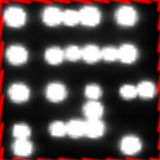
#> input picture Decoder/img/cutting/1/encode_image_encoder_id_1.png, 160 x 160 px; its folder holds only this picture in this run
$ python DOC_masking.py
#> lines starting #> are read from the running program, lines starting #| are printed output that depends on the picture; after the words box and inside, x2 and y2 are one past the last pixel; in counts of white or black regions, pixels touching at a corner belong together
#!/usr/bin/env python
#coding:utf-8

import cv2
import numpy as np
import os

################################

# k:符号器の数, relative_path:相対パス
def DOC_masking(k, relative_path, thre):
#> called with k = 5, relative_path = 'Decoder', thre = 90
    for iter in range(k):#符号器の数繰り返す
    #画像の読み出し
        index = iter + 1
        # 各画像を読みだしていく
        img = cv2.imread(relative_path + "/img/cutting/"+str(index)+"/encode_image_encoder_id_"+str(index)+".png",0)
#> img: shape (160, 160); min 0, max 255, mean 88

        # 画像ファイルが空かどうか判定
        if img is None:
            print("画像ファイルが空です")
            print(str(iter)+"台分の符号器を検出しました")
            break

        # 画像サイズ確認
        # height, width = img.shape[:2]
        # print(height, width)

        # 切り出し間隔 = 切り出し画像/10
        cutting_pitch = 20

        # 画像の重ね合わせ
        w=int(img.shape[0]/8)#img.shape[0]:画像の縦列
#> w = 20
        h=int(img.shape[1]/8)#img.shape[1]:画像の横列
#> h = 20

        img1 = img[w:8*w,h:8*h]#右下切り取り　1LED左上
        img2 = img[w:8*w,0:7*h]#左下切り取り　1LED左
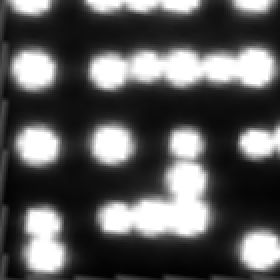
#> img2: shape (140, 140) (shown 2 times larger); min 2, max 255, mean 89.8
        img3 = img[0:7*w,h:8*h]#右上切り取り　1LED上
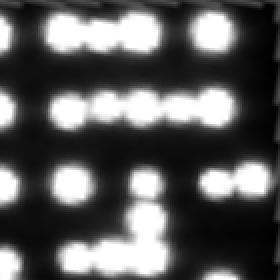
#> img3: shape (140, 140) (shown 2 times larger); min 0, max 255, mean 90.6
        img4 = img[0:7*w,0:7*h]#左上切り取り　これを基本とする
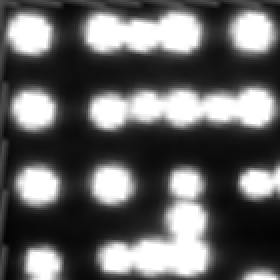
#> img4: shape (140, 140) (shown 2 times larger); min 4, max 255, mean 99.3

        #XORはimg2とimg3を選択
        imgc1 = img2#[左下7*7画像]
        imgc2 = img3#[右上7*7画像]
        img_weighted = cv2.addWeighted(imgc1, 0.5, imgc2, 0.5, 0)
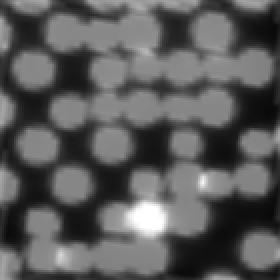
#> img_weighted: shape (140, 140) (shown 2 times larger); min 10, max 255, mean 90.3
        img = np.array(img_weighted)
        for i in range(int(3)):#横縞#3回
            cv2.rectangle(img, (0, h*(2*i+1)), (8*h, h*(2*i+2)), (0, 0, 0), thickness=-1)
#> img: shape (140, 140)
        for j in range(int(3)):#縦縞
            cv2.rectangle(img, (w*(2*j+1), 0), (w*(2*j+2), 8*w), (0, 0, 0), thickness=-1)
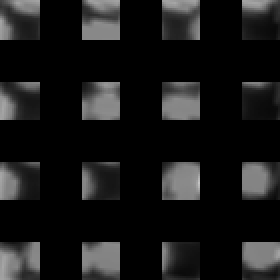
#> img: shape (140, 140) (shown 2 times larger); min 0, max 196, mean 24.9
        cv2.imwrite(relative_path + "/img/cutting/"+str(index)+"/decode/decode_mask_"+str(index)+".png", img)

        # 画像の切り出し
        for delete in range(3):
            #8画素ずつマスクをしたところを切り出していく
            img = np.delete(img,np.s_[cutting_pitch*(delete+1):cutting_pitch*(delete+1)+cutting_pitch], axis=0) #列(要素)の消去
            # img = np.delete(img,np.s_[0*w:8*w:3*w], axis=0)
            img = np.delete(img,np.s_[cutting_pitch*(delete+1):cutting_pitch*(delete+1)+cutting_pitch], axis=1) #行の消去
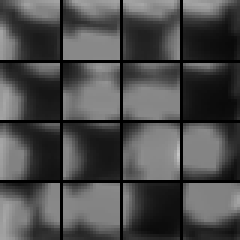
#> img: shape (80, 80) (shown 3 times larger); min 0, max 196, mean 76.2
            # img = np.delete(img,np.s_[0*w:8*w:3*w], axis=1)

        ret, img = cv2.threshold(img, thre, 255, cv2.THRESH_BINARY)
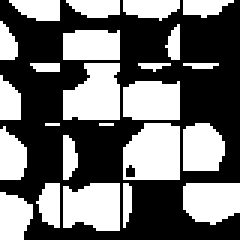
#> img: shape (80, 80) (shown 3 times larger); 43.3% white; 24 white regions (4 under 20 px), largest, box (x1, y1, x2, y2) and area: (41, 41, 60, 60) 314, (21, 21, 40, 40) 291, (21, 61, 40, 77) 267
#> ret = 90
        #閾値を100にしている。ノイズが多い場合は変更する必要あり。
        cv2.imwrite(relative_path +"/img/cutting/"+str(index)+"/decode/DOC_decode_" + str(index) +".png", img)
        cv2.imwrite(relative_path +"/DOC_output/DOC_decode_" + str(index) +".png", img)

if __name__ == "__main__":
    # 相対パス取得
    relative_path =  os.getcwd()

    # 閾値(defalut)
    thre = 90

    # k:符号器の数, relative_path:相対パス, thre:閾値
    DOC_masking(k=5, relative_path=relative_path, thre=90)
